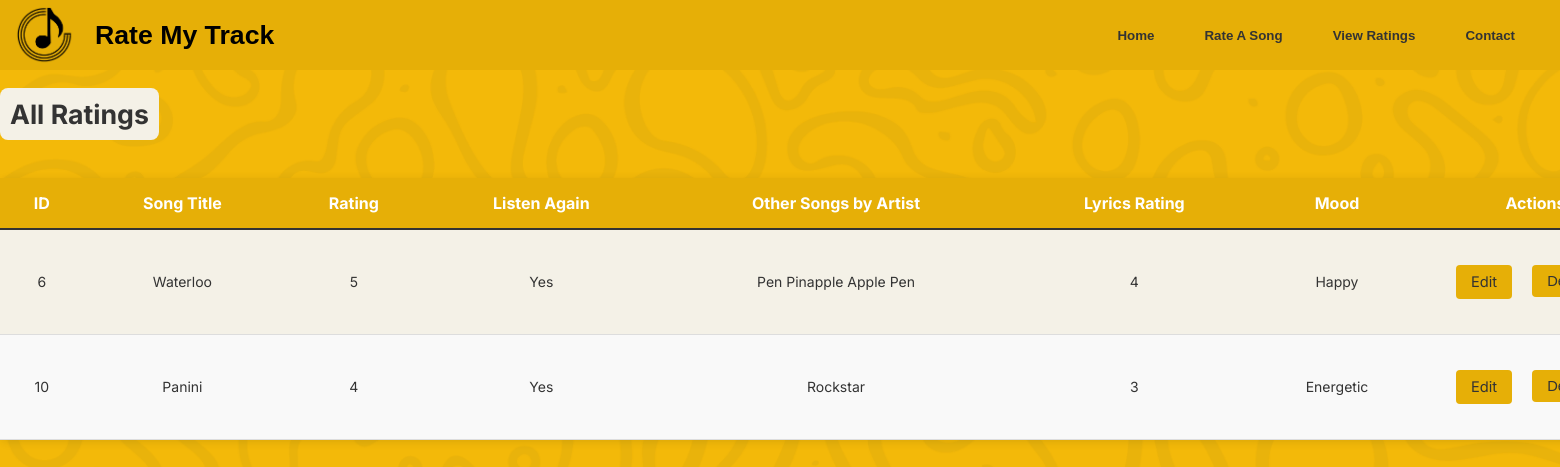
/ratings, run on an earlier commit of the app's database.
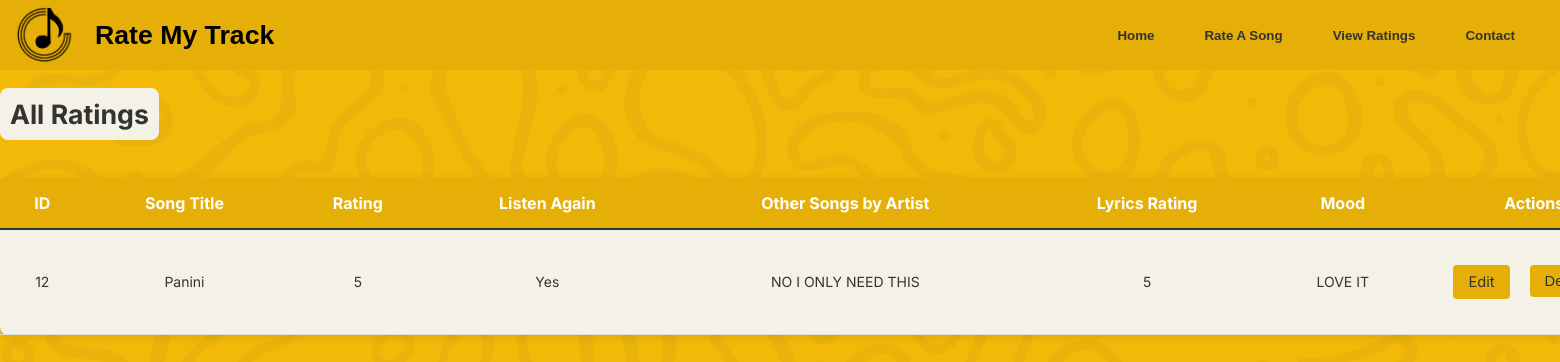
And on a later commit of the database.
### tables this page shows
CREATE TABLE "ratings" (
	"rating_id"	INTEGER,
	"song_id"	INTEGER,
	"rating"	INTEGER,
	"listen_again"	TEXT,
	"other_songs_by_artist"	TEXT,
	"lyrics_rating"	INTEGER,
	"mood"	TEXT,
	PRIMARY KEY("rating_id" AUTOINCREMENT),
	FOREIGN KEY("song_id") REFERENCES "songs"("id")
);

CREATE TABLE "songs" (
	"id"	INTEGER,
	"song_title"	TEXT,
	"artist_name"	TEXT,
	"release_year"	TEXT,
	"album"	TEXT,
	"genre"	TEXT,
	"thumbnail"	TEXT,
	"audio"	TEXT,
	PRIMARY KEY("id" AUTOINCREMENT)
);

### music_review_app.py (the view)
@app.route('/ratings')
def view_ratings():
    conn = get_db_connection()
    cursor = conn.cursor()
    cursor.execute("""
        SELECT ratings.rating_id, ratings.rating, ratings.listen_again,
               ratings.other_songs_by_artist, ratings.lyrics_rating, ratings.mood,
               songs.song_title
        FROM ratings
        INNER JOIN songs ON ratings.song_id = songs.id
    """)
    ratings = cursor.fetchall()
    cursor.close()
    conn.close()
    return render_template('view_ratings.html', ratings=ratings)

### music_review_app.py (called while the page is built)
def get_db_connection():
    conn = sqlite3.connect('musicreview.db')
    conn.row_factory = sqlite3.Row
    return conn

### templates/view_ratings.html
{% extends 'base.html' %}
{% block content %}
<div id="ratings-page-container">
    <div class="page-introduction">
        <h1>All Ratings</h1>
    </div>
    <div id="ratings-table">
        <table>
            <thead>
                <tr>
                    <th>ID</th>
                    <th>Song Title</th>
                    <th>Rating</th>
                    <th>Listen Again</th>
                    <th>Other Songs by Artist</th>
                    <th>Lyrics Rating</th>
                    <th>Mood</th>
                    <th>Actions</th>
                </tr>
            </thead>
            <tbody>
                {% for rating in ratings %}
                <tr>
                    <td>{{ rating.rating_id }}</td>
                    <td>{{ rating.song_title }}</td>
                    <td>{{ rating.rating }}</td>
                    <td>{{ rating.listen_again }}</td>
                    <td>{{ rating.other_songs_by_artist }}</td>
                    <td>{{ rating.lyrics_rating }}</td>
                    <td>{{ rating.mood }}</td>
                    <td>
                        <div id="edit-button">
                            <a href="{{ url_for('edit_rating', id=rating.rating_id) }}">Edit</a>
                        </div>
                        <div id="delete-button">
                            <form action="{{ url_for('delete_rating', id=rating.rating_id) }}" method="post">
                                <button type="submit">Delete</button>
                            </form>
                        </div>
                    </td>
                </tr>
                {% endfor %}
            </tbody>
        </table>
    </div>
</div>
{% endblock %}

### templates/base.html (shortened to what this page needs)
<!DOCTYPE html>
<html lang="en">
<head>
    <link rel="stylesheet" href="{{ url_for('static', filename='style.css') }}">
</head>
<body>
    <nav>
        <ul>
            <li><img src="/static/Images/music-app-logos-removebg-preview.png" alt="Logo"></li>
            <li><h1>Rate My Track</h1></li>
            <div id="rightside-nav-bar">
                <li><a href="{{ url_for('index') }}">Home</a></li>
                <li><a href="{{ url_for('all_songs') }}">Rate A Song</a></li>
                <li><a href="{{ url_for('view_ratings') }}">View Ratings</a></li>
                <li><a href="{{ url_for('contact') }}">Contact</a></li>
            </div>
        </ul>
    </nav>
    {% block content %}
    {% endblock %}
</body>
</html>

### static/style.css (style rules this page uses)
body { background-image: url(/static/Images/Background-image.png); background-repeat: no-repeat; background-size: cover; margin: 0; font-family: 'Inter'; padding: 0; }
nav { background-color: #E6AF07; height: 70px; }
nav ul { list-style-type: none; margin: auto; display: flex; align-items: center; height: 70px; padding: 0 20px; font-family: Arial, Helvetica, sans-serif; }
li h1 { font-size: 20pt; margin-right: auto; display: block; }
li a { color: #333; text-decoration: none; padding: 0 15px; height: 100%; font-size: 10pt; font-weight: 600; display: block; }
li img { width: 60px; padding: 0 20px; margin-left: -25px; vertical-align: middle; }
#rightside-nav-bar { margin-left: auto; display: flex; align-items: center; }
#rightside-nav-bar li { display: inline-block; padding: 0; margin: 0 10px 0 10px; }
.page-introduction h1 { padding-top: 550px; font-family: 'Inter'; font-size: 20pt; background-color: #F4F1E7; border-radius: 8px; padding: 10px; margin-right: 1200px; float: left; }
form { display: flex; flex-direction: column; }
#ratings-page-container { width: 1700px; margin: auto auto; text-align: center; }
.page-introduction { width: fit-content; font-size: 16pt; background-color: #F4F1E7; color: #333; }
#ratings-table { width: 1650px; margin: 20px auto; float: left; background-color: #F4F1E7; border-radius: 8px; box-shadow: 0 2px 10px rgba(0, 0, 0, 0.1); }
#ratings-table table { width: 1650px; border-collapse: collapse; }
#ratings-table th { background-color: #E6AF07; color: #FFF; padding: 15px; text-align: center; border-bottom: 2px solid #333; font-size: 16px; font-weight: bold; }
#ratings-table td { padding: 15px; text-align: center; border-bottom: 1px solid #ddd; font-size: 14px; color: #333; }
#edit-button a { background-color: #E6AF07; color: #333; padding: 8px 15px; border: none; border-radius: 4px; margin: 20px; cursor: pointer; text-decoration: none; font-size: 11pt; float: left; }
#delete-button button { background-color: #E6AF07; color: #333; padding: 8px 15px; border: none; float: left; border-radius: 4px; width: fit-content; cursor: pointer; margin-top: 20px; text-decoration: none; font-size: 11pt; }

What changed in the data, as far as the page shows it:
removed ratings: rating_id "6", song_title "Waterloo", rating "5", listen_again "Yes", other_songs_by_artist "Pen Pinapple Apple Pen", lyrics_rating "4", mood "Happy"
removed ratings: rating_id "10", song_title "Panini", rating "4", listen_again "Yes", other_songs_by_artist "Rockstar", lyrics_rating "3", mood "Energetic"
added ratings: rating_id "12", song_title "Panini", rating "5", listen_again "Yes", other_songs_by_artist "NO I ONLY NEED THIS", lyrics_rating "5", mood "LOVE IT"
